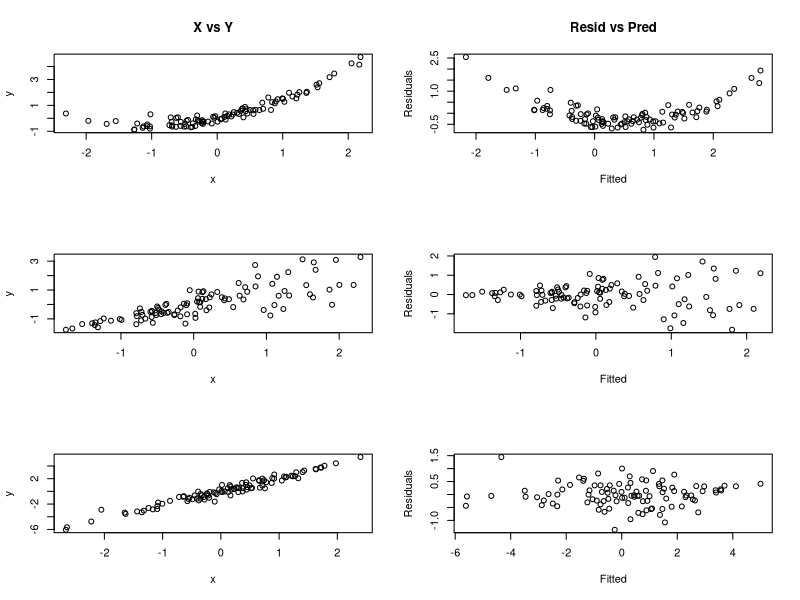

Recreate this plot in R.
set.seed(123)

pdf(file = "linPlots.pdf", width = 8, height = 8)
par(mfrow = c(3, 2))
x = rnorm(100)
y = x + 0.5*x^2 + rnorm(100, sd = 0.25)

tdf <- data.frame(x = x, y = y)
temp <- lm(y~x, data = tdf)

plot(x, y, main = "X vs Y")
plot(temp$fitted.values, temp$residuals, xlab = "Fitted", ylab = "Residuals",
     main = "Resid vs Pred")


x = rnorm(100)
y = x + 3*(x+abs(min(x)))*rnorm(100, sd = 0.1)

tdf <- data.frame(x = x, y = y)
temp <- lm(y~x, data = tdf)

plot(x, y)
plot(temp$fitted.values, temp$residuals, xlab = "Fitted", ylab = "Residuals")


x = rnorm(100)
y = 2*x + rnorm(100, sd = 0.5) 

tdf <- data.frame(x = x, y = y)
temp <- lm(y~x, data = tdf)

plot(x, y)
plot(temp$fitted.values, temp$residuals, xlab = "Fitted", ylab = "Residuals")

dev.off()



